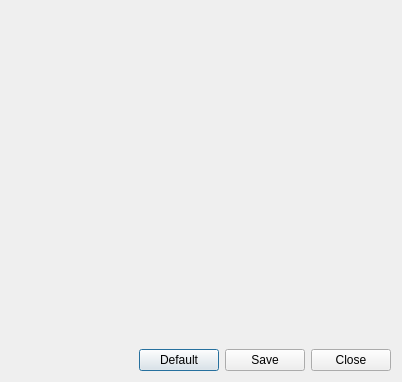
<?xml version="1.0" encoding="UTF-8"?>
<ui version="4.0">
 <class>ZEDOptionsWindowSingle</class>
 <widget class="QDialog" name="ZEDOptionsWindowSingle">
  <property name="geometry">
   <rect>
    <x>0</x>
    <y>0</y>
    <width>402</width>
    <height>382</height>
   </rect>
  </property>
  <property name="windowTitle">
   <string>Options</string>
  </property>
  <layout class="QVBoxLayout" name="verticalLayout">
   <item>
    <widget class="QWidget" name="widOptionsPage" native="true">
     <property name="sizePolicy">
      <sizepolicy hsizetype="Preferred" vsizetype="Preferred">
       <horstretch>0</horstretch>
       <verstretch>1</verstretch>
      </sizepolicy>
     </property>
    </widget>
   </item>
   <item>
    <layout class="QHBoxLayout" name="horizontalLayout">
     <item>
      <spacer name="horizontalSpacer">
       <property name="orientation">
        <enum>Qt::Horizontal</enum>
       </property>
       <property name="sizeHint" stdset="0">
        <size>
         <width>40</width>
         <height>20</height>
        </size>
       </property>
      </spacer>
     </item>
     <item>
      <widget class="QPushButton" name="btnDefault">
       <property name="text">
        <string>Default</string>
       </property>
      </widget>
     </item>
     <item>
      <widget class="QPushButton" name="btnSave">
       <property name="text">
        <string>Save</string>
       </property>
      </widget>
     </item>
     <item>
      <widget class="QPushButton" name="btnClose">
       <property name="text">
        <string>Close</string>
       </property>
      </widget>
     </item>
    </layout>
   </item>
  </layout>
 </widget>
 <resources/>
 <connections/>
</ui>
